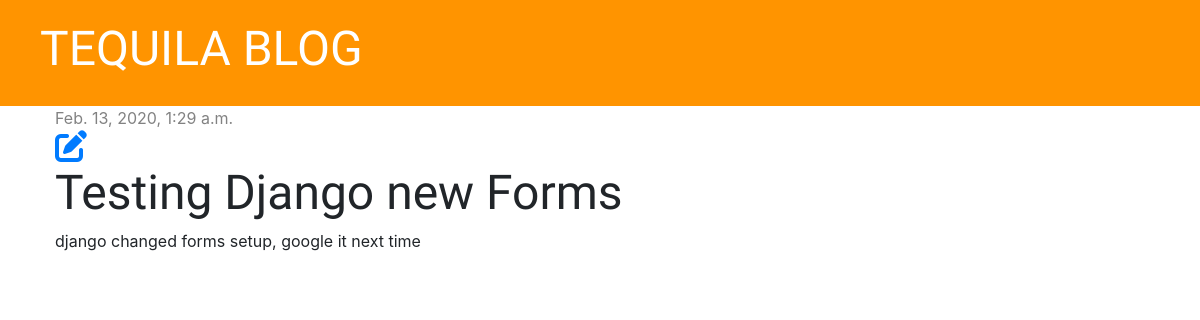
Page /post/5 on the earlier database version.
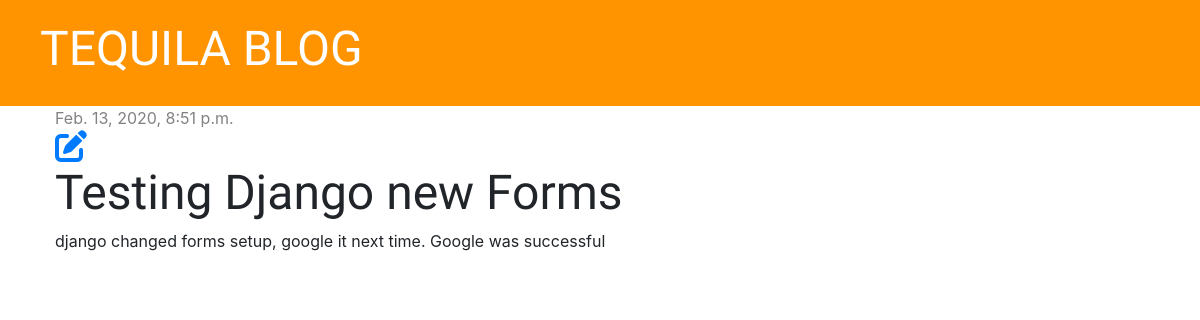
Same page on the later database version.
### blog/models.py (models this page shows, shortened)
class Post(models.Model):
    author = models.ForeignKey('auth.User', on_delete=models.CASCADE)
    title = models.CharField(max_length=200)
    text = models.TextField()
    created_date = models.DateTimeField(default=timezone.now)
    published_date = models.DateTimeField(blank=True, null=True)

### blog/views.py (the view)
# urls.py: path('post/<int:pk>', views.post_detail, name='post_detail'),
def post_detail(request, pk):
    post = get_object_or_404(Post, pk=pk) #this will get the object from Post and if doesn't exist will throw a 404
    stuff_for_frontend = {'post':post}
    return render(request, 'blog/post_detail.html', stuff_for_frontend)

### blog/templates/blog/post_detail.html
{% extends 'blog/base.html' %}
{% block content %}
    <div class="post">
          {% if post.published_date %}
              <div class="date">
                    {{ post.published_date }}
              </div>
          {% endif %}
          <a href="{% url 'post_edit' pk=post.pk %}"><i class="fas fa-edit fa-2x"></i></a>
          <h1>{{ post.title }}</h1>
          <p>{{ post.text|linebreaksbr }}</p>
    </div>
{% endblock %}

Differences in the rows shown:
changed Post "Testing Django new Forms": published_date "Feb. 13, 2020, 1:29 a.m." → "Feb. 13, 2020, 8:51 p.m."; text "django changed forms setup, google it next time" → "django changed forms setup, google it next time. Google was successful"
